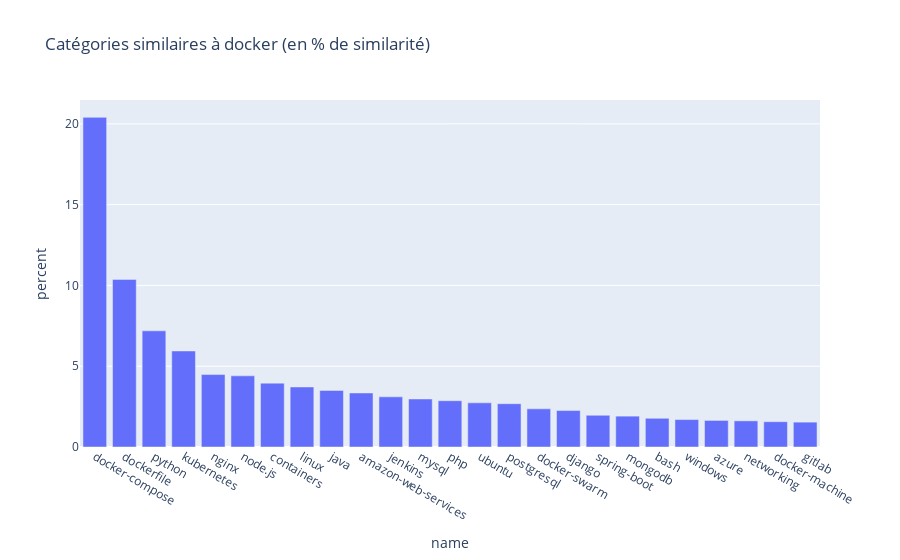

The code cell stored with this chart in its notebook:
### Code cell
CATEGORY = "docker"
similars = pd.read_sql(f"""
    select count(*) as nb, c.name from question_category qc
    join question_category qc1 on qc.question_id = qc1.question_id
    join category c on qc1.category_id = c.id
    join category c1 on qc.category_id = c1.id
    where c1.name = '""" + CATEGORY + """' and qc.id <> qc1.id
    group by c.name
    order by nb desc
    limit 25
""", client)

total = np.sum(similars["nb"])
similars["percent"] = similars["nb"] / total * 100

fig = px.bar(similars, x='name', y='percent', title="Catégories similaires à " + CATEGORY + " (en % de similarité)")
fig.show()

### Figure 1 — Plotly figure (JSON) as saved in the notebook; plotly's stock layout.template omitted (floating-point values rounded to 4 significant figures)
{"data": [{"alignmentgroup": "True", "hovertemplate": "name=%{x}<br>percent=%{y}<extra></extra>", "legendgroup": "", "marker": {"color": "#636efa", "pattern": {"shape": ""}}, "name": "", "offsetgroup": "", "orientation": "v", "showlegend": false, "textposition": "auto", "type": "bar", "x": ["docker-compose", "dockerfile", "python", "kubernetes", "nginx", "node.js", "containers", "linux", "java", "amazon-web-services", "jenkins", "mysql", "php", "ubuntu", "postgresql", "docker-swarm", "django", "spring-boot", "mongodb", "bash", "windows", "azure", "networking", "docker-machine", "gitlab"], "xaxis": "x", "y": [20.4, 10.37, 7.19, 5.943, 4.484, 4.404, 3.953, 3.715, 3.502, 3.343, 3.104, 2.972, 2.865, 2.733, 2.68, 2.361, 2.255, 1.963, 1.91, 1.778, 1.698, 1.645, 1.618, 1.565, 1.539], "yaxis": "y"}], "layout": {"barmode": "relative", "legend": {"tracegroupgap": 0}, "title": {"text": "Catégories similaires à docker (en % de similarité)"}, "xaxis": {"anchor": "y", "domain": [0, 1], "title": {"text": "name"}}, "yaxis": {"anchor": "x", "domain": [0, 1], "title": {"text": "percent"}}}}
